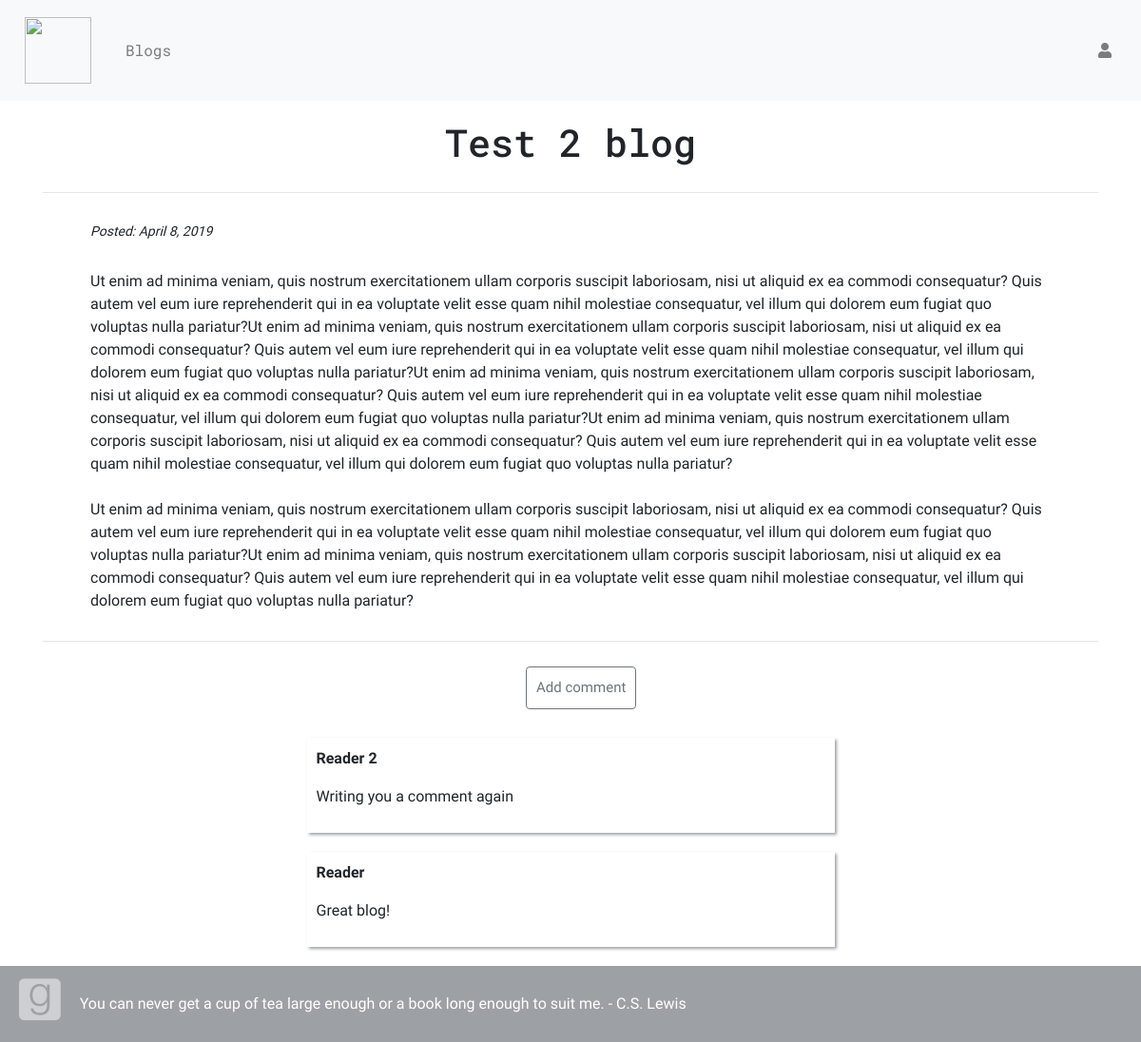
Page /blog/2 on the committed database.
### book_app/models.py (models this page shows, shortened)
class Blog(models.Model):
  title = models.CharField(max_length=200, unique=True)
  intro = models.TextField()
  body = models.TextField()
  posted = models.DateField(db_index=True, auto_now_add=True)

class Comment(models.Model):
  blog = models.ForeignKey('book_app.Blog', related_name='comments',on_delete=models.CASCADE)
  author = models.CharField(max_length=200)
  text = models.TextField()

### book_app/views.py (the view)
# urls.py: path('blog/<int:pk>',views.BlogDetailView.as_view(),name='blog_detail'),
class BlogDetailView(DetailView):
  model = Blog

### book_app/templates/book_app/blog_detail.html (shortened to what this page needs)
{% extends 'book_app/base.html' %}
{% block body_block %}
<div class="post-bar">
  <h1 id="blog-detail-title">{{ blog.title }}</h1>
</div>
<hr>
<p id="blog-detail-posted">Posted: {{ blog.posted }}</p>
<p id="blog-detail-body">{{ blog.body|safe|linebreaksbr }}</p>
<hr>
<div id="comment-blog-button">
  <a class="btn btn-outline-secondary" href="{% url 'book_app:add_comment_to_post' pk=blog.pk %}">Add comment</a>
</div>
{% for comment in blog.comments.all %}
  <div class="comment-part">
    <strong>{{ comment.author }}</strong>
    <p>{{ comment.text|linebreaks }}</p>
  </div>
{% empty %}
  <p>No comments yet</p>
{% endfor %}
{% endblock %}

### book_app/templates/book_app/base.html (shortened to what this page needs)
<!DOCTYPE html>
{% load staticfiles %}
<html>
<head>
    <link rel="stylesheet" href="https://stackpath.bootstrapcdn.com/bootstrap/4.3.1/css/bootstrap.min.css">
    <link href="https://maxcdn.bootstrapcdn.com/font-awesome/4.7.0/css/font-awesome.min.css" rel="stylesheet">
    <link href="//netdna.bootstrapcdn.com/bootstrap/3.0.0/css/bootstrap-glyphicons.css" rel="stylesheet">
    <link rel="stylesheet" type="text/css" href="{% static 'css/book_app.css' %}">
    <link rel="stylesheet" href="https://use.fontawesome.com/releases/v5.2.0/css/all.css">
  </head>
  <body>
      <nav class="navbar navbar-expand-lg navbar-light bg-light">
        <ul class="navbar-nav">
          <li><a class="navbar-brand" href="{% url 'book_app:index' %}"><img id="navbar-image" src="https://banner2.kisspng.com/20180413/cqw/kisspng-flat-design-book-computer-icons-booking-5ad0696c91cfa3.4521588515236079165973.jpg" width="40" height="40" class="d-inline-block align-top" alt=""></a></li>
        </ul>
        <ul class="navbar-nav">
          <li class="nav-item"><a class="nav-link" id="navbar-item" href="{% url 'book_app:blog_list' %}">Blogs</a></li>
        </ul>
        <ul class="navbar-nav ml-auto">
          {% if user.is_authenticated %}
            <li><a id="navbar-item" class="nav-item nav-link" href="{% url 'book_app:post_new' %}">New Post</a></li>
            <li class="nav-item"><a class="nav-link" id="navbar-item" href="{% url 'admin:index' %}">Admin</a></li>
            <li><a id="navbar-item" class="nav-item nav-link" href="{% url 'logout' %}">Log out</a></li>
          {% else %}
            <li><a id="navbar-item" class="nav-item nav-link" href="{% url 'login' %}" aria-label="Login">
              <span class="fa fa-user" aria-hidden="true"></span></a></li>
          {% endif %}
        </ul>
      </nav>
      <div class="container">
        {% block body_block %}
        {% endblock %}
      </div>
    <div class="footer">
      <ul class=list-inline>
        <li class="list-items"><a target="_blank" href="https://goodreads.com/"><i class="fab fa-goodreads"></i></a></li>
      </ul>
      <p id="quote">You can never get a cup of tea large enough or a book long enough to suit me. - C.S. Lewis</p>
    </div>
  </body>
</html>

### book_app/static/css/book_app.css (style rules this page uses)
body { font-family: 'Sree Krushnadevaraya', serif; padding-bottom: 80px; font-size: 16px; }
#navbar-item { padding: 15px; font-size: 16px; font-family: 'Roboto Mono', monospace; }
#navbar-image { margin: 5px 5px 5px 10px; width: 40px; height: 70px; width: 70px; }
h1 { text-align: center; }
#blog-detail-title { text-align: center; font-family: 'Roboto Mono', monospace; }
.post-bar { margin: 20px; display: flex; flex-direction: row; justify-content: center; }
#blog-detail-posted { margin: 30px 50px; font-size: 14px; font-style: italic; }
#blog-detail-body { margin: 30px 50px; }
.comment-part { position: relative; margin: 20px auto; padding: 10px; border: 1px #93969b; box-shadow: 2px 2px 3px #9ea2a8; width: 50%; }
#comment-blog-button { margin: 10px 42%; width: 200px; text-align: center; padding: 10px; }
.btn { font-size: 15px; padding: 10px; }
.footer { position: fixed; bottom: 0; height: 80px; width: 100%; display: flex; background-color: #9da0a5; color: white; }
.footer a { color: white; opacity: 0.5; margin: 20px; font-size: 50px; }
#quote { line-height: 80px; }

### rows in the picture
Blog: title "Test 2 blog", posted "April 8, 2019", body "Ut enim ad minima veniam, quis nostrum exercitationem ullam corporis suscipit laboriosam, nisi ut aliquid ex ea commodi consequatur? Quis autem vel eum iure reprehenderit qui in ea voluptate velit esse quam nihil molestiae consequatur, vel illum qui dolorem eum fugiat quo voluptas nulla pariatur?Ut enim ad minima veniam, quis nostrum exercitationem ullam corporis suscipit laboriosam, nisi ut aliquid ex ea commodi consequatur? Quis autem vel eum iure reprehenderit qui in ea voluptate velit esse quam nihil molestiae consequatur, vel illum qui dolorem eum fugiat quo voluptas nulla pariatur?Ut enim ad minima veniam, quis nostrum exercitationem ullam corporis suscipit laboriosam, nisi ut aliquid…"
Comment: author "Reader 2", text "Writing you a comment again"
Comment: author "Reader", text "Great blog!"
